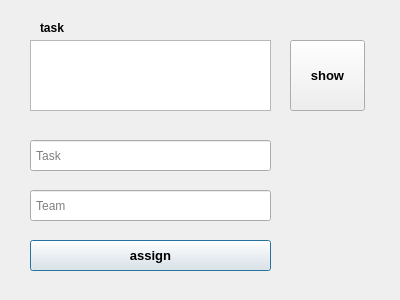
<?xml version="1.0" encoding="UTF-8"?>
<ui version="4.0">
 <class>Dialog_assign_task_to_team</class>
 <widget class="QDialog" name="Dialog_assign_task_to_team">
  <property name="geometry">
   <rect>
    <x>0</x>
    <y>0</y>
    <width>400</width>
    <height>300</height>
   </rect>
  </property>
  <property name="windowTitle">
   <string>Dialog</string>
  </property>
  <widget class="QListWidget" name="list">
   <property name="geometry">
    <rect>
     <x>30</x>
     <y>40</y>
     <width>241</width>
     <height>71</height>
    </rect>
   </property>
  </widget>
  <widget class="QLineEdit" name="tasks_input">
   <property name="geometry">
    <rect>
     <x>30</x>
     <y>140</y>
     <width>241</width>
     <height>31</height>
    </rect>
   </property>
   <property name="placeholderText">
    <string> Task</string>
   </property>
  </widget>
  <widget class="QLineEdit" name="team_input">
   <property name="geometry">
    <rect>
     <x>30</x>
     <y>190</y>
     <width>241</width>
     <height>31</height>
    </rect>
   </property>
   <property name="placeholderText">
    <string> Team</string>
   </property>
  </widget>
  <widget class="QLabel" name="label_2">
   <property name="geometry">
    <rect>
     <x>40</x>
     <y>20</y>
     <width>49</width>
     <height>16</height>
    </rect>
   </property>
   <property name="font">
    <font>
     <bold>true</bold>
    </font>
   </property>
   <property name="text">
    <string>task</string>
   </property>
  </widget>
  <widget class="QPushButton" name="assign_tasks_to_team">
   <property name="geometry">
    <rect>
     <x>30</x>
     <y>240</y>
     <width>241</width>
     <height>31</height>
    </rect>
   </property>
   <property name="font">
    <font>
     <pointsize>10</pointsize>
     <bold>true</bold>
    </font>
   </property>
   <property name="text">
    <string>assign</string>
   </property>
  </widget>
  <widget class="QPushButton" name="show_tasks">
   <property name="geometry">
    <rect>
     <x>290</x>
     <y>40</y>
     <width>75</width>
     <height>71</height>
    </rect>
   </property>
   <property name="font">
    <font>
     <pointsize>10</pointsize>
     <bold>true</bold>
    </font>
   </property>
   <property name="text">
    <string>show</string>
   </property>
  </widget>
 </widget>
 <resources/>
 <connections/>
</ui>
